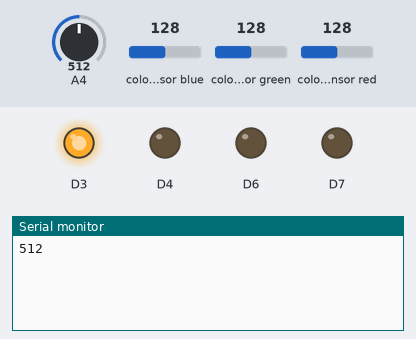
The program below on a simulated Arduino Zero (SAMD21). Shown: output pins drawn as LEDs (lit = HIGH), the last lines printed to the serial monitor. The inputs (shaded band) are chosen by the test bench; at power-on: colour sensor blue 128, colour sensor green 128, A4 = 512, colour sensor red 128.

Above: at 1.2 s.
1.3 s: colour sensor blue set to 191
At 2.2 s:
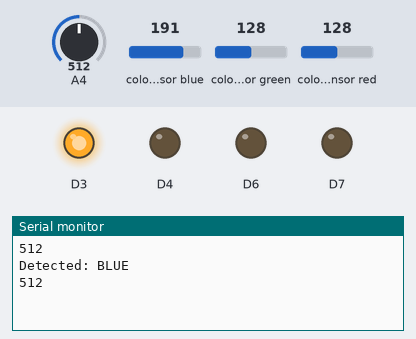
3.9 s: colour sensor green set to 250
At 5.0 s:
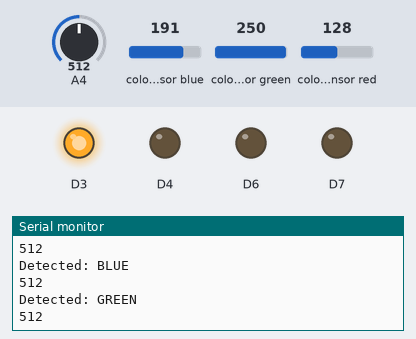

Measured:
- after the input at 1.3 s, the serial monitor: prints a new line at once (image 1)
- after the input at 3.9 s, the serial monitor: prints a new line after 0.81 s (image 2)

The program:

main.cpp
```cpp
#include <Arduino.h>
#include "Adafruit_TCS34725.h"

class ArdudinoFunctions {
  private:

    Adafruit_TCS34725 tcs;

    // Helper function: read 10 ADC values and return the average
    int readADCAverage(uint8_t pin) {
      long sum = 0;
      for (int i = 0; i < 10; i++) {
        sum += analogRead(pin);
      }
      return sum / 10;
    }

    // Helper function: trigger digital output ON, return true if successful
    bool setDigitalOn(uint8_t pin) {
      digitalWrite(pin, HIGH);
      return digitalRead(pin) == HIGH;
    }

    // Helper function: trigger digital output OFF, return true if successful
    bool setDigitalOff(uint8_t pin) {
      digitalWrite(pin, LOW);
      return digitalRead(pin) == LOW;
    }

    // Helper function: get the RGB value from the color sensor
    void readColor(float &r, float &g, float &b) {
      uint16_t clear, red, green, blue;
      tcs.getRawData(&red, &green, &blue, &clear);

      uint32_t sum = clear;
      if (sum == 0) sum = 1;  // prevent division by zero

      r = (float)red / sum * 256;
      g = (float)green / sum * 256;
      b = (float)blue / sum * 256;
    }

  public:
    // Constructor: configure ADC & digital pins
    ArdudinoFunctions():
      tcs(TCS34725_INTEGRATIONTIME_154MS, TCS34725_GAIN_4X)
    {
      pinMode(A1, INPUT);
      pinMode(A2, INPUT);
      pinMode(A3, INPUT);
      pinMode(A4, INPUT);

      pinMode(3, OUTPUT);
      pinMode(4, OUTPUT);
      pinMode(6, OUTPUT);
      pinMode(7, OUTPUT);

      // Initialize TCS34725
      if (!tcs.begin()) {
        Serial.println("No TCS34725 found ... check your connections.");
        while (1); // Halt
      }
    }

    // ----------- ADC functions -------------
    int readVminus() { return readADCAverage(A3); }
    int readVplus()  { return readADCAverage(A4); }
    int readADC_PEGEL() { return readADCAverage(A1); }
    int readADC_FFT()   { return readADCAverage(A2); }

    // ----------- Digital control ON -------------
    bool VminusOn() { return setDigitalOn(3); }
    bool VplusOn()  { return setDigitalOn(4); }
    bool TxOn()     { return setDigitalOn(6); }
    bool RxOn()     { return setDigitalOn(7); }

    // ----------- Digital control OFF -------------
    bool VminusOff() { return setDigitalOff(3); }
    bool VplusOff()  { return setDigitalOff(4); }
    bool TxOff()     { return setDigitalOff(6); }
    bool RxOff()     { return setDigitalOff(7); }

    // ----------- Color detection -------------
    bool isRed() {
      float r, g, b;
      readColor(r, g, b);
      return (r > g && r > b);  // dominant red
    }

    bool isGreen() {
      float r, g, b;
      readColor(r, g, b);
      return (g > r && g > b);  // dominant green
    }

    bool isBlue() {
      float r, g, b;
      readColor(r, g, b);
      return (b > r && b > g);  // dominant blue
    }
};

ArdudinoFunctions controller;

void setup() {
  Serial.begin(9600);

  // Test: Turn V- ON
  controller.VminusOn();
}

void loop() {
  if (controller.isRed()) {
    Serial.println("Detected: RED");
  } else if (controller.isGreen()) {
    Serial.println("Detected: GREEN");
  } else if (controller.isBlue()) {
    Serial.println("Detected: BLUE");
  }

  int val = controller.readVplus();
  Serial.println(val);

  delay(1000);
}
```
